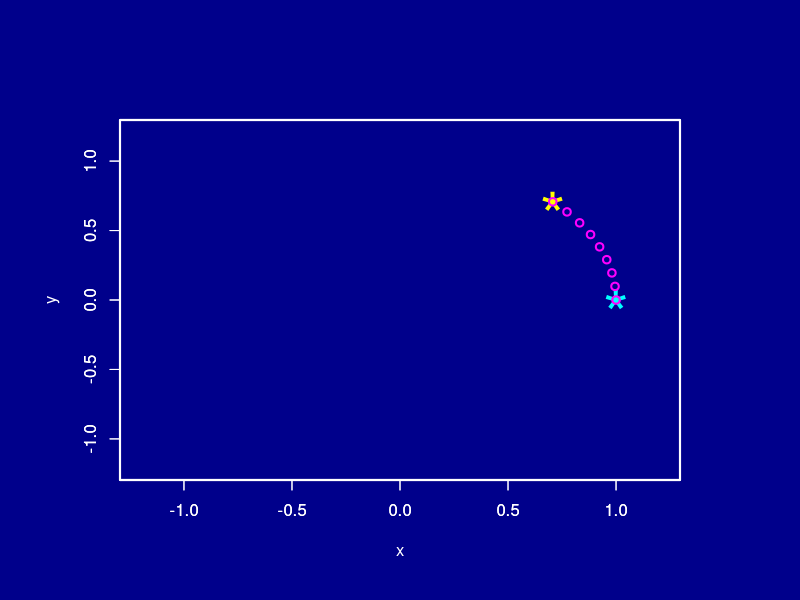
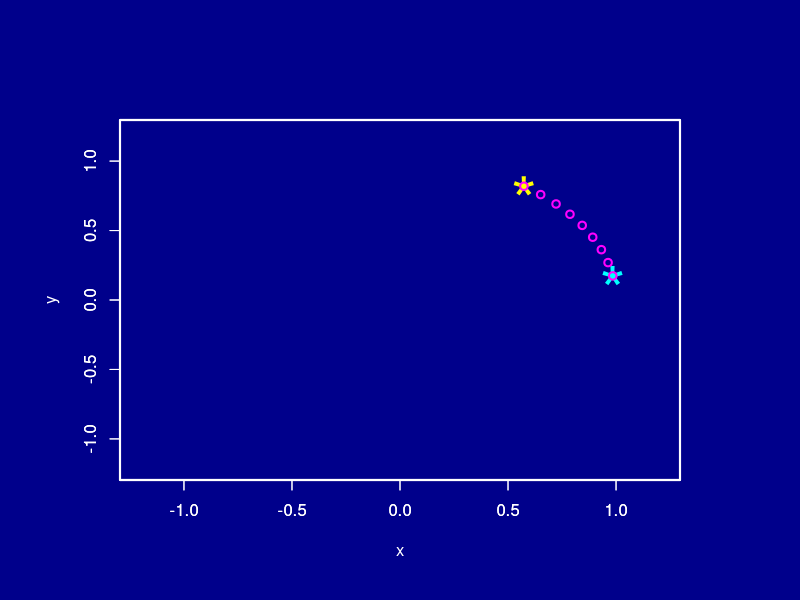
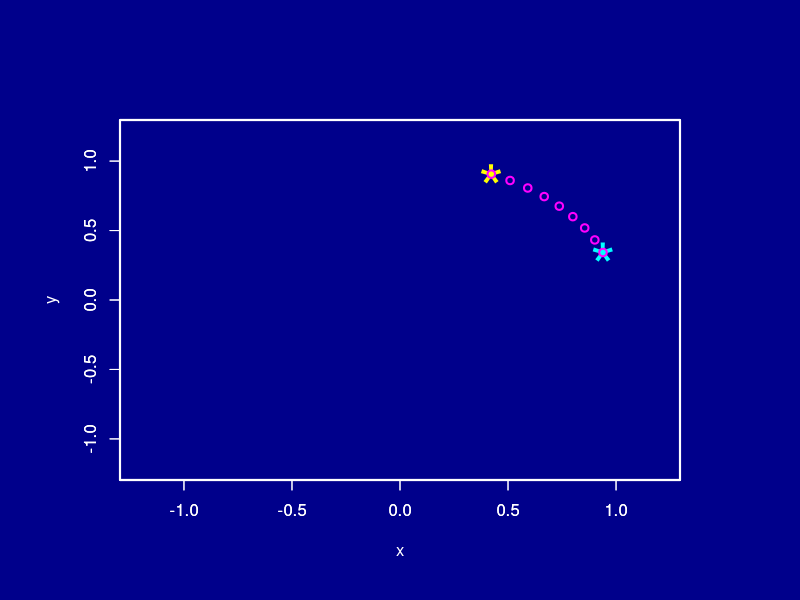
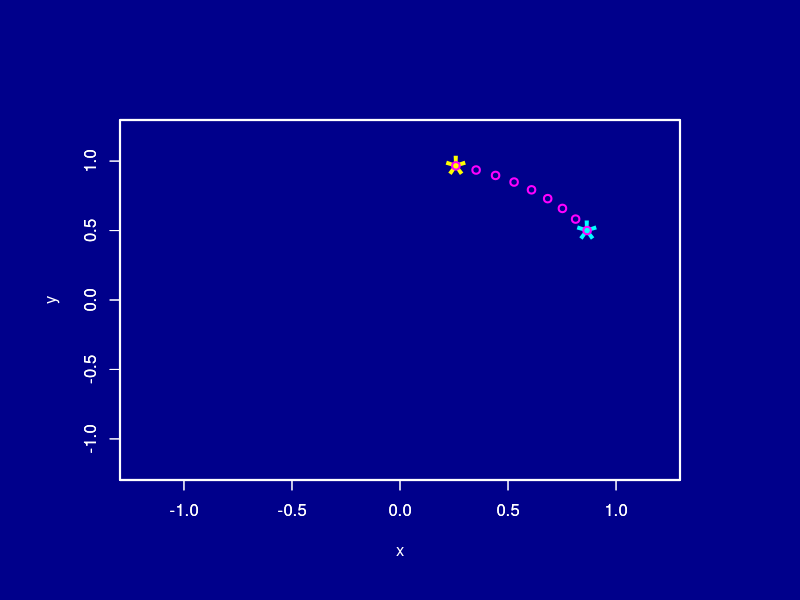
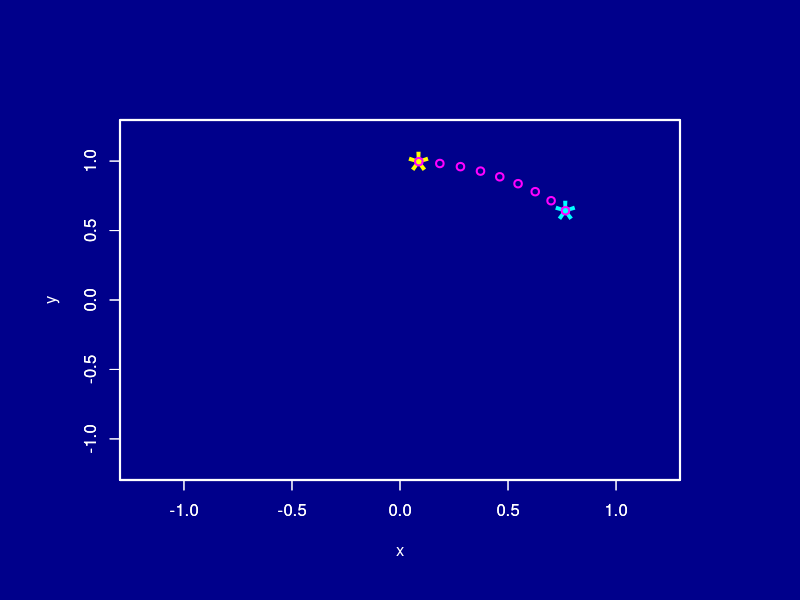
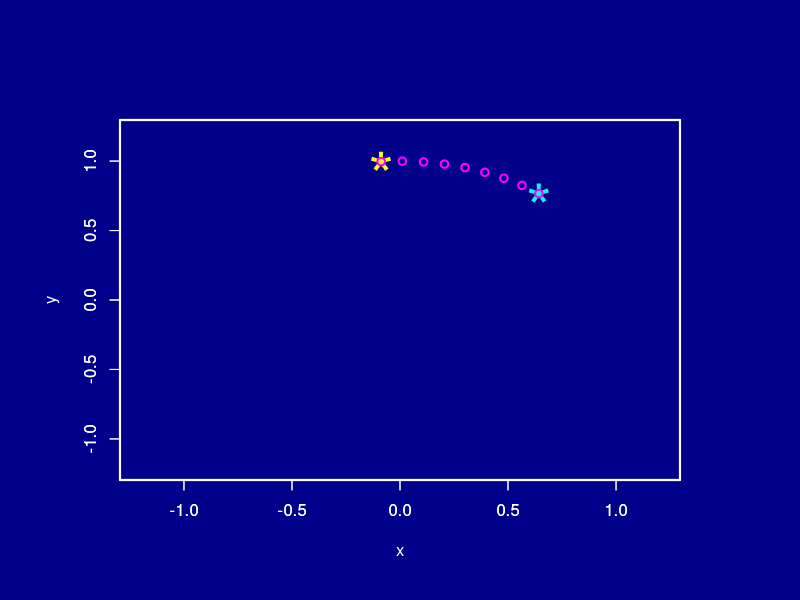
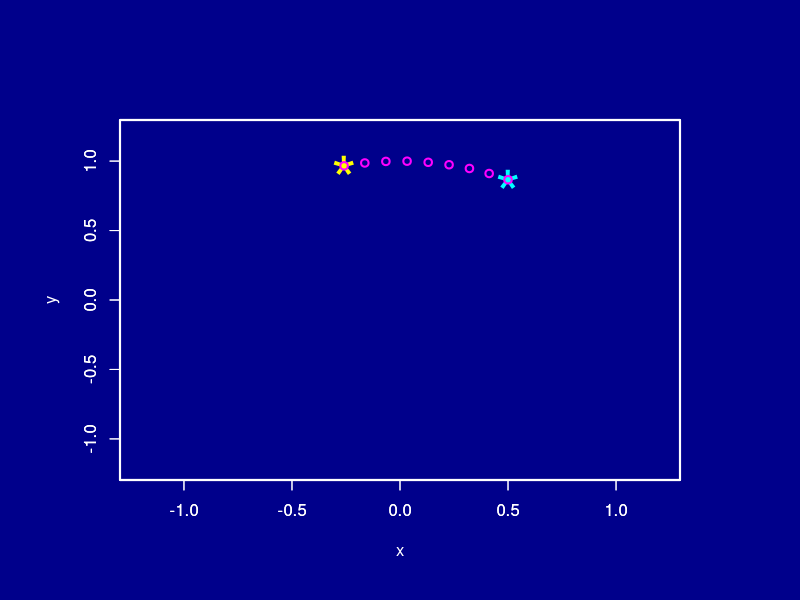
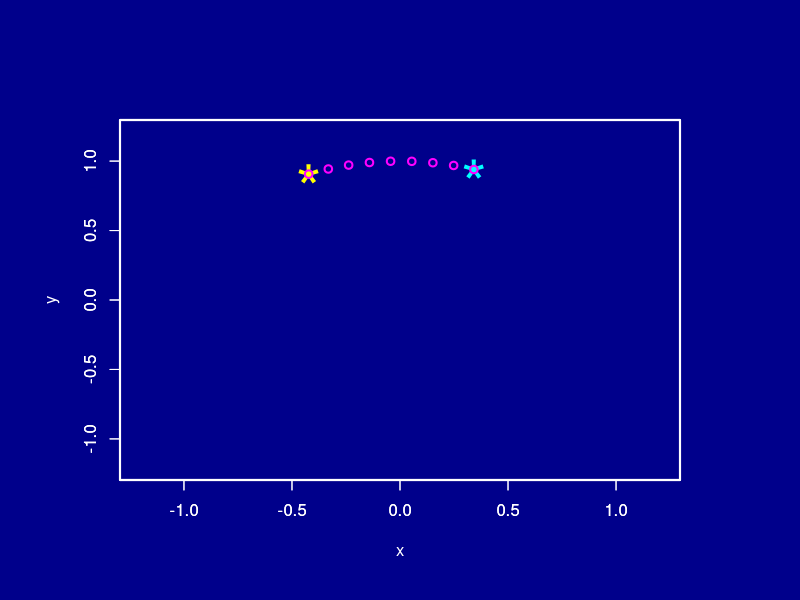

Write R code to recreate these figures, in order.
# moving pictures demo: two stars

n.cycle <- 36
theta <- c(0,pi/4)
x <- cos(theta)
y <- sin(theta)
circle <- seq(0,pi/4,pi/32)
x.circle <- cos(circle)
y.circle <- sin(circle)

par(mar=rep(6,4),bg="darkblue",col.axis="white",
       	col.lab="white",fg="white",lwd=2)
color <- c("cyan","yellow")
plot(x,y,type="n",xlim=c(-1.2,1.2),ylim=c(-1.2,1.2))
text(x,y,"*",col=color,cex=4)
par(new=T)
plot(x.circle,y.circle,xlim=c(-1.2,1.2),ylim=c(-1.2,1.2),
		xlab="",ylab="",col="magenta")

alpha <- 2*pi/n.cycle

for (r in 1:(2*n.cycle)){
  x <- cos(theta+alpha*r)
  y <- sin(theta+alpha*r)
  x.circle <- cos(circle+alpha*r)
  y.circle <- sin(circle+alpha*r)
  plot(x,y,type="n",xlim=c(-1.2,1.2),ylim=c(-1.2,1.2))
  text(x,y,"*",col=color,cex=4)
  par(new=T)
  plot(x.circle,y.circle,xlim=c(-1.2,1.2),
		ylim=c(-1.2,1.2),xlab="",ylab="",col="magenta")
  Sys.sleep(0.2)
}

# end